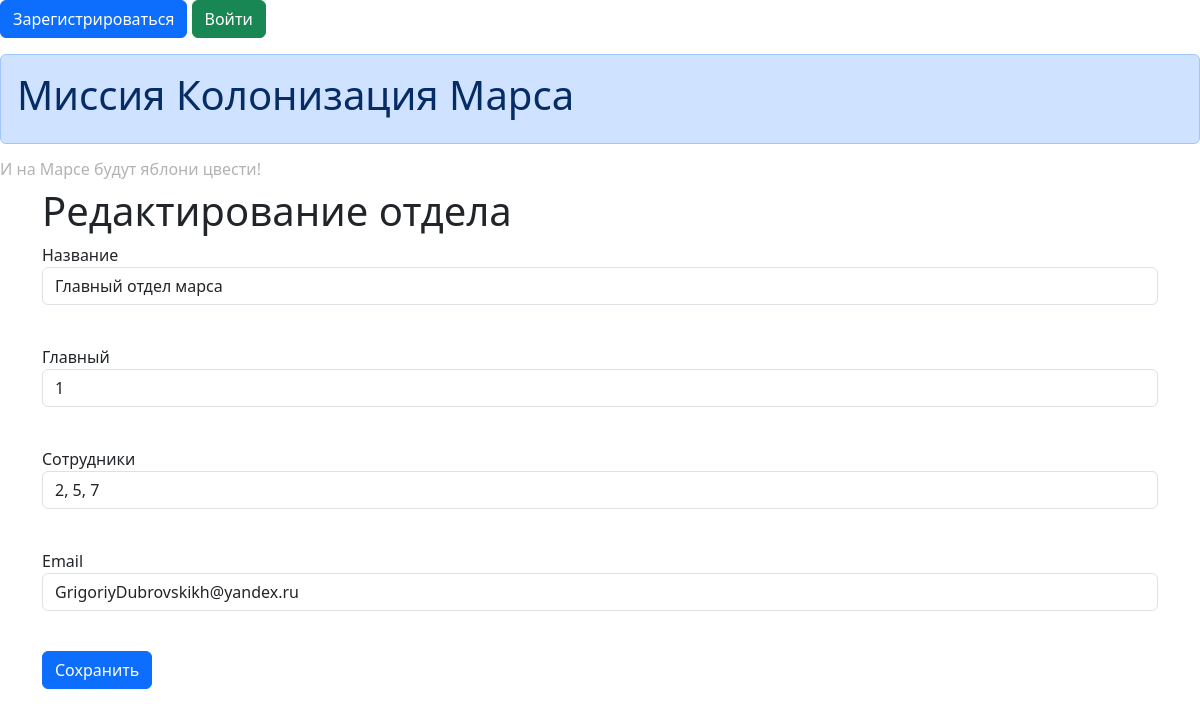
Screenshot of /change_department/1 with the database file from the repository.
### data/departments.py (models this page shows)
class Department(SqlAlchemyBase):
    __tablename__ = 'departments'
    id = sqlalchemy.Column(sqlalchemy.Integer, primary_key=True, autoincrement=True)
    title = sqlalchemy.Column(sqlalchemy.String, nullable=True)
    chief = sqlalchemy.Column(sqlalchemy.Integer, sqlalchemy.ForeignKey("users.id"))
    members = sqlalchemy.Column(sqlalchemy.String, nullable=True)
    email = sqlalchemy.Column(sqlalchemy.String, nullable=True)
    user = orm.relationship('User')

### main.py (the view)
@app.route('/change_department/<int:department_id>', methods=['GET', 'POST'])
def change_department(department_id):
    form = DepartmentForm()
    db_sess = db_session.create_session()
    department = db_sess.query(Department).filter(Department.id == department_id).first()
    if form.validate_on_submit():
        department.title = form.title.data
        department.chief = form.chief.data
        department.members = form.members.data
        department.email = form.email.data
        db_sess.commit()
        return redirect('/department')
    else:
        form.title.data = department.title
        form.chief.data = department.chief
        form.members.data = department.members
        form.email.data = department.email
    return render_template('add_department.html', form=form, title='Редактирование отдела')

### forms/department.py
class DepartmentForm(FlaskForm):
    title = StringField('Название', validators=[DataRequired()])
    chief = StringField('Главный', validators=[DataRequired()])
    members = StringField('Сотрудники', validators=[DataRequired()])
    email = EmailField('Email', validators=[DataRequired()])
    submit = SubmitField('Сохранить')

### data/db_session.py (called while the page is built)
def create_session() -> Session:
    global __factory
    global __init__
    return __factory()

### templates/add_department.html (shortened to what this page needs)
{% extends "base.html" %}
{% block content %}
    <h1>{{ title }}</h1>
    <form action="" method="post">
        <p>
            {{ form.title.label }}<br>
            {{ form.title(class="form-control", type="text") }}<br>
        </p>
        <p>
            {{ form.chief.label }}<br>
            {{ form.chief(class="form-control", type="int") }}<br>
        </p>
        <p>
            {{ form.members.label }}<br>
            {{ form.members(class="form-control", type="text") }}<br>
        </p>
        <p>
            {{ form.email.label }}<br>
            {{ form.email(class="form-control", type="email") }}<br>
        </p>
        <p>{{ form.submit(type="submit", class="btn btn-primary") }}</p>
    </form>
{% endblock %}

### rows the page displays
Department: title "Главный отдел марса", chief "1", members "2, 5, 7", email "GrigoriyDubrovskikh@yandex.ru"

### other values shown
{{ title }} "Редактирование отдела"
